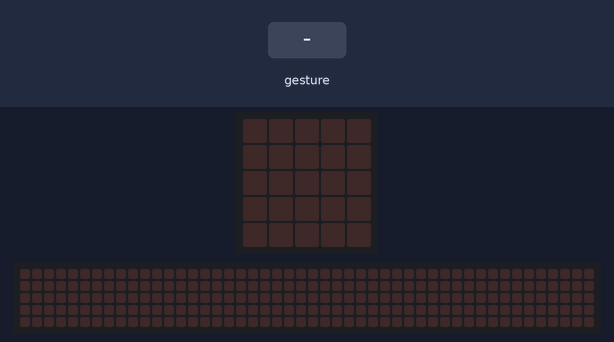
Bench run of a program on a simulated BBC micro:bit (MakeCode). Parts: the board's 5×5 LED display, a strip that is not on the board, showing the scrolling text unrolled. Inputs (shaded band) come from the test bench. Random numbers come from a fixed seed; a tilt is held for 1.5 s and a shake lasts 1 s, then the board lies face up again; the 48×5 strip is a reading aid, not a part: it shows the text the display is scrolling, unrolled, one strip-width of it at a time.

Above: at 1.2 s.
1.3 s: gesture 'shake'
At 2.0 s:
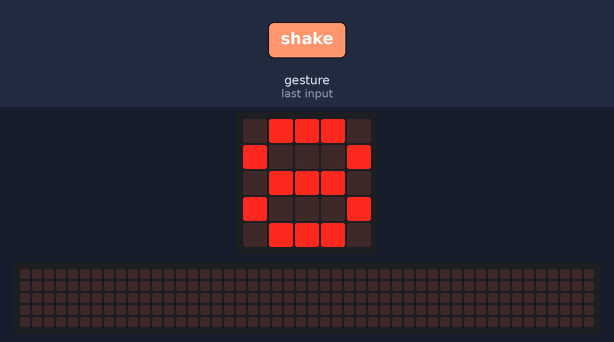
3.0 s: gesture '6g'
At 4.2 s:
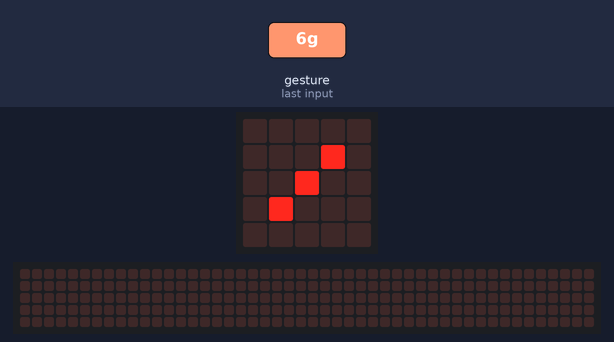
4.5 s: gesture '6g'
At 5.5 s:
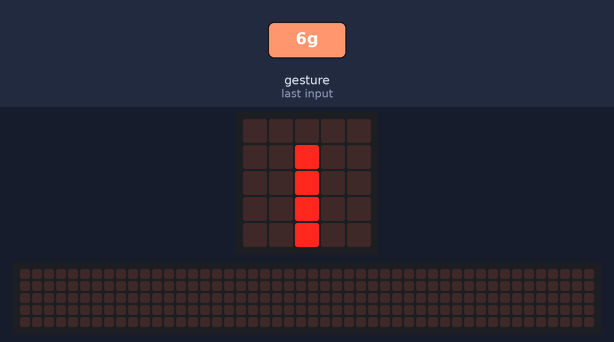
6.0 s: gesture 'shake'
At 8.67 s:
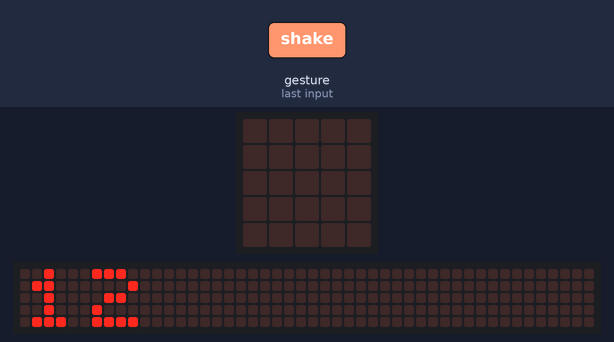
9.0 s: gesture '6g'
At 10.2 s:
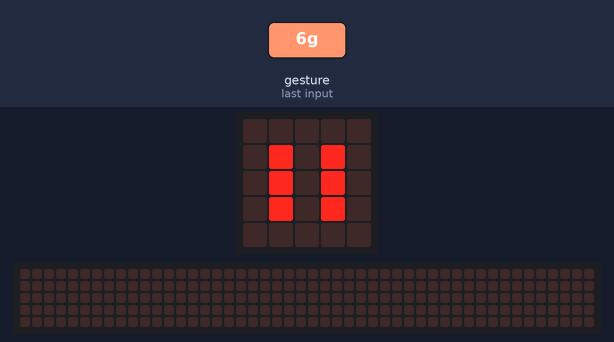
10.5 s: gesture '6g'
At 11.3 s:
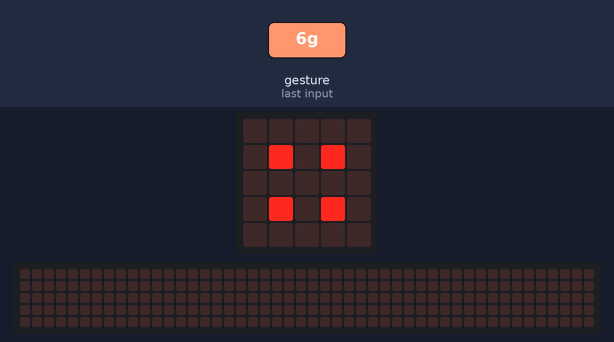
Timing chart, 0 to 13.0 s (numbered marks = the images above; inputs shaded):
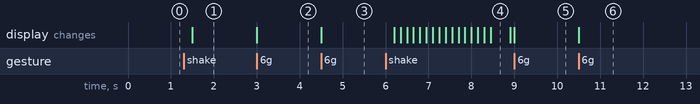

Measured:
- after the input at 1.3 s, the display: changes after 0.20 s (image 1)
- after the input at 3.0 s, the display: changes at once (image 2)
- after the input at 4.5 s, the display: changes at once (image 3)
- after the input at 6.0 s, the display: first changes after 0.20 s (image 4 shows a later state)
- after the input at 9.0 s, the display: changes at once (image 5)
- after the input at 10.5 s, the display: changes at once (image 6)
- what the display in image 4 shows lasts 0.4 s, from 8.5 s to 8.9 s

The program:

main.ts
```typescript
let dice1 = 0
let dice2 = 0
let dice3 = 0
let dice4 = 0
input.onGesture(Gesture.Shake, function () {
    dice1 = randint(1, 6)
    dice2 = randint(1, 6)
    dice3 = randint(1, 6)
    dice4 = dice1 + dice2
    basic.showNumber(dice3 + dice4)
})
input.onGesture(Gesture.SixG, function () {
    dice3 = randint(1, 6)
    if (dice3 == 1) {
        basic.showLeds(`
            . . . . .
            . . # . .
            . . # . .
            . . # . .
            . . # . .
            `)
    } else if (dice3 == 2) {
        basic.showLeds(`
            . . . . .
            . # . . .
            . . . . .
            . . . # .
            . . . . .
            `)
    } else if (dice3 == 3) {
        basic.showLeds(`
            . . . . .
            . . . # .
            . . # . .
            . # . . .
            . . . . .
            `)
    } else if (dice3 == 4) {
        basic.showLeds(`
            . . . . .
            . # . # .
            . . . . .
            . # . # .
            . . . . .
            `)
    } else if (dice3 == 5) {
        basic.showLeds(`
            . . . . .
            . # . # .
            . . # . .
            . # . # .
            . . . . .
            `)
    } else {
        basic.showLeds(`
            . . . . .
            . # . # .
            . # . # .
            . # . # .
            . . . . .
            `)
    }
})
```

test.ts
```typescript
// 在這裡測試；當此封包作為擴充功能時，將不會編譯此內容。
```
